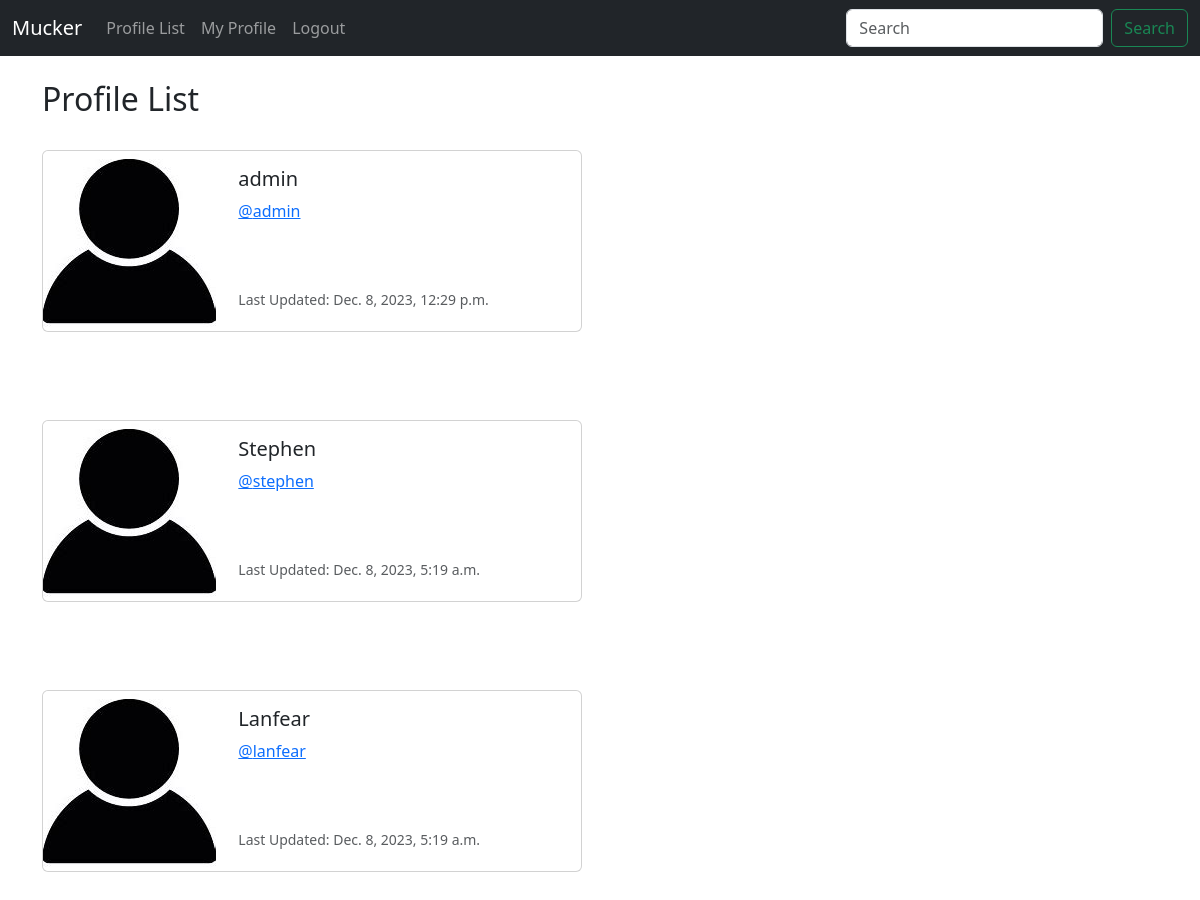
Page /profile_list/ (signed in) on the committed database.
### musker/models.py (models this page shows, shortened)
class Profile(models.Model):
	user = models.OneToOneField(User, on_delete=models.CASCADE)
	follows = models.ManyToManyField("self",
		related_name = "followed_by",
		symmetrical = False,
		blank = True)
	date_modifed = models.DateTimeField(User, auto_now = True)

### musker/views.py (the view)
# urls.py: path('profile_list/',views.profile_list, name= 'profile_list'),
def profile_list(request):
	if request.user.is_authenticated:
		profiles = Profile.objects.exclude(user = request.user)
		return render(request, 'profile_list.html',
			{"profiles": profiles})
	else:
		messages.success(request,("You must be logged in to view this page.."))
		return redirect('home')

### musker/templates/profile_list.html
{% extends 'base.html' %}
{% load static %}
{% block content%}
	<h2>Profile List</h2><br/>
	{% if profiles %}
		{% for profile in profiles %}
			<div class="card mb-3" style="max-width: 540px;">
			  <div class="row g-0">
			    <div class="col-md-4">
			      <img src="{% static 'images/pp.jpg' %}" class="img-fluid rounded-start" alt="Profile Image">
			    </div>
			    <div class="col-md-8">
			      <div class="card-body">
			        <h5 class="card-title">{{ profile.user.username }}</h5>
			        <p class="card-text">
			        	<a href="{% url 'profile' profile.user.id %}">@{{ profile.user.username | lower }}</a>
			        </p><br/><br/>
			        <p class="card-text"><small class="text-body-secondary">Last Updated: {{ profile.date_modifed }}</small></p>
			      </div>
			    </div>
			  	</div>
			</div>
			<br/>
			<br/><br/>
		{% endfor %}
	{% endif %}
{% endblock %}

### rows in the picture
Profile: user.username "admin", date_modifed "Dec. 8, 2023, 12:29 p.m."
Profile: user.username "Stephen", user.username "stephen", date_modifed "Dec. 8, 2023, 5:19 a.m."
Profile: user.username "Lanfear", user.username "lanfear", date_modifed "Dec. 8, 2023, 5:19 a.m."
